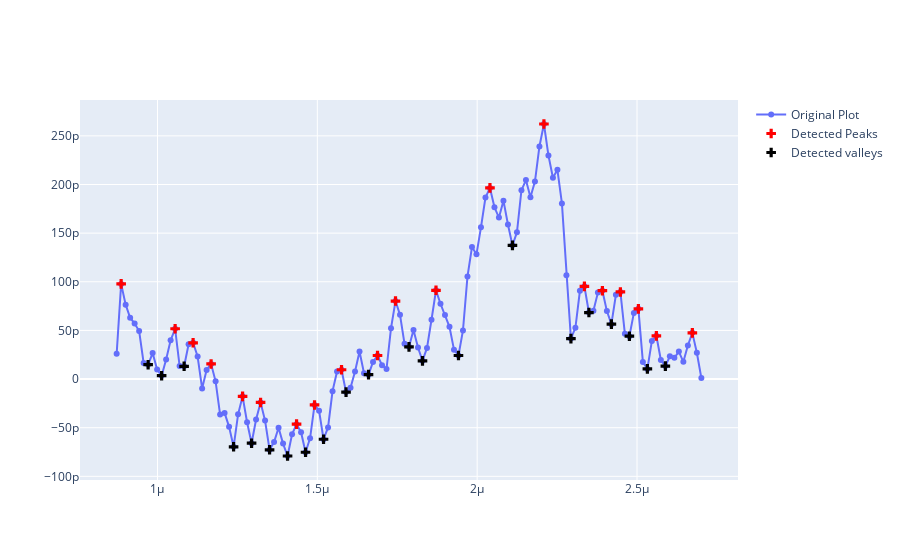

This figure's notebook cell:
### Markdown cell above
#### simple version

### Code cell
prominence = 1e-13
width = 1.5
xz_angle = 0
x, z, peak_indices, valley_indices = analyzer.slice_rotate(img_rot, size_rot, j=60, prominence=prominence, width=width, xz_angle=xz_angle, demo=True)

### Figure 1 — Plotly figure (JSON) as saved in the notebook; plotly's stock layout.template omitted (floating-point values rounded to 4 significant figures; data arrays with more than 128 entries replaced by an {"elided": "..."} marker saying what was removed)
{"data": [{"mode": "lines+markers", "name": "Original Plot", "type": "scatter", "x": {"elided": "131 float values"}, "y": {"elided": "131 float values"}}, {"marker": {"color": "red", "size": 8, "symbol": "cross"}, "mode": "markers", "name": "Detected Peaks", "type": "scatter", "x": [8.864e-07, 1.055e-06, 1.111e-06, 1.168e-06, 1.266e-06, 1.323e-06, 1.435e-06, 1.491e-06, 1.576e-06, 1.688e-06, 1.745e-06, 1.871e-06, 2.04e-06, 2.209e-06, 2.335e-06, 2.392e-06, 2.448e-06, 2.504e-06, 2.561e-06, 2.673e-06], "y": [9.784e-11, 5.171e-11, 3.728e-11, 1.552e-11, -1.779e-11, -2.406e-11, -4.635e-11, -2.664e-11, 9.584e-12, 2.42e-11, 8.017e-11, 9.122e-11, 1.965e-10, 2.622e-10, 9.53e-11, 9.081e-11, 8.953e-11, 7.218e-11, 4.443e-11, 4.749e-11]}, {"marker": {"color": "black", "size": 8, "symbol": "cross"}, "mode": "markers", "name": "Detected valleys", "type": "scatter", "x": [9.708e-07, 1.013e-06, 1.083e-06, 1.238e-06, 1.294e-06, 1.351e-06, 1.407e-06, 1.463e-06, 1.519e-06, 1.59e-06, 1.66e-06, 1.787e-06, 1.829e-06, 1.942e-06, 2.11e-06, 2.293e-06, 2.35e-06, 2.42e-06, 2.476e-06, 2.532e-06, 2.589e-06], "y": [1.473e-11, 3.431e-12, 1.309e-11, -6.964e-11, -6.594e-11, -7.273e-11, -7.91e-11, -7.525e-11, -6.188e-11, -1.341e-11, 4.506e-12, 3.313e-11, 1.871e-11, 2.42e-11, 1.374e-10, 4.159e-11, 6.838e-11, 5.645e-11, 4.408e-11, 1.042e-11, 1.33e-11]}], "layout": {}}
